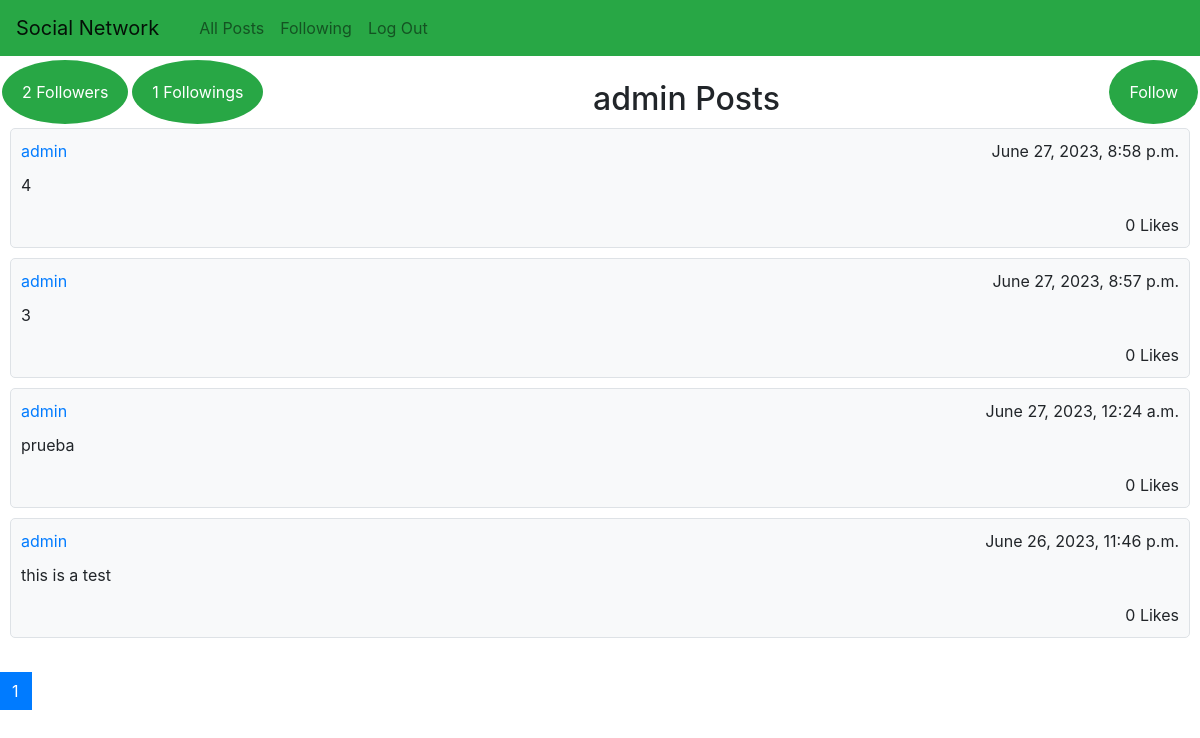
Page /profile/admin on the earlier database version.
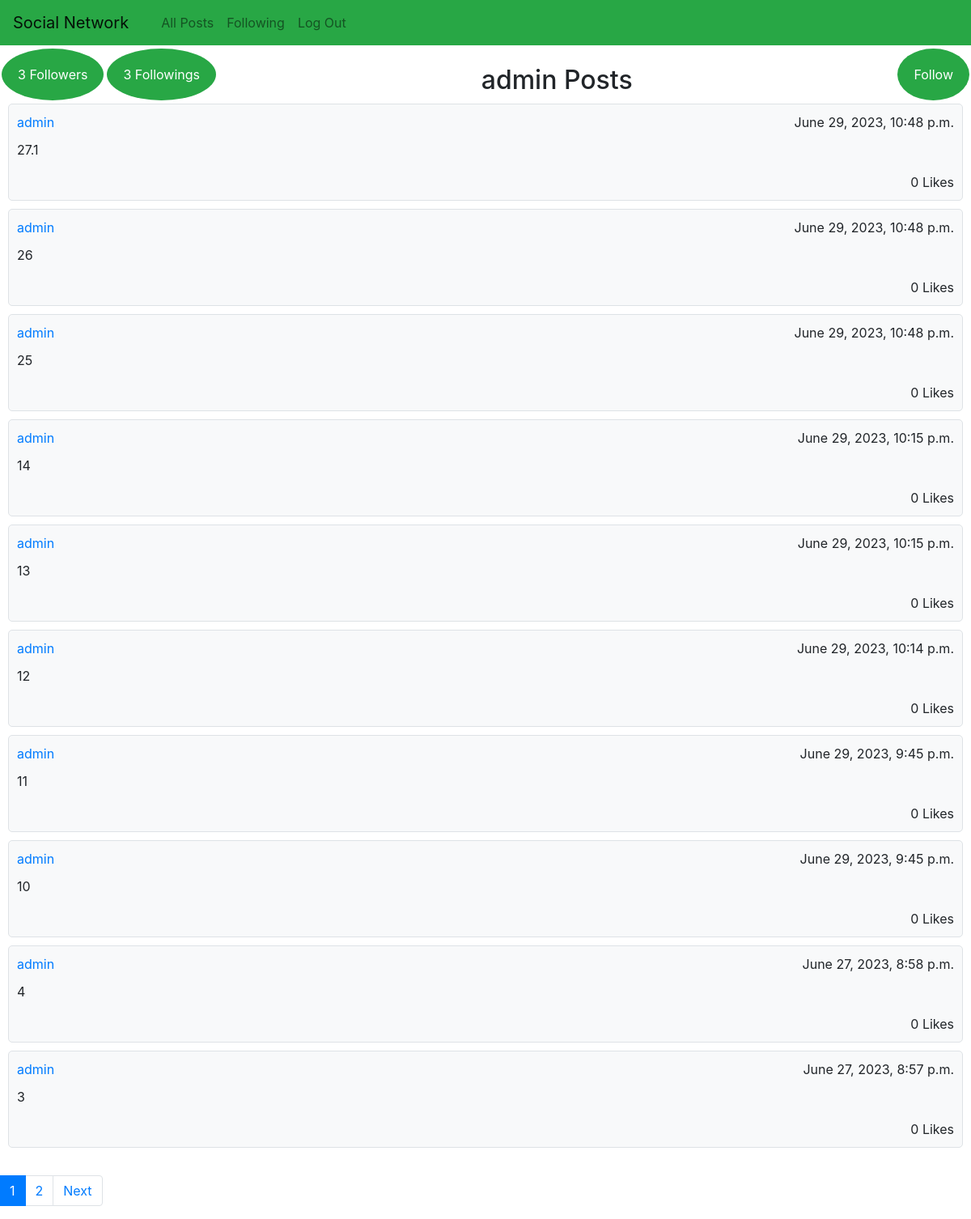
Same page on the later database version.
### network/models.py (models this page shows, shortened)
class User(AbstractUser):
    pass
    followers = models.ManyToManyField("User", related_name="My_followers", blank=True)
    following = models.ManyToManyField("User", related_name="Im_following", blank=True)

class Post(models.Model):
    user = models.ForeignKey(User, on_delete=models.CASCADE, related_name="posts")
    content = models.TextField(blank=True)
    timestamp = models.DateTimeField(auto_now_add=True)
    likes = models.ManyToManyField(User, related_name="liked_posts", blank=True)

### network/views.py (the view)
# urls.py: path("profile/<str:username>", views.profile, name="profile"),
def profile(request, username):
            user = User.objects.get(username=username)
            posts = user.posts.all().order_by("-timestamp")
            paginator = Paginator(posts, 10) # Show 10 contacts per page.
            page_number = request.GET.get('page')
            page_obj = paginator.get_page(page_number)
            followers = user.followers.all().values_list('username', flat=True)
            list_of_followers = list(followers)
            return render(request, "network/profile.html", {
                "posts": page_obj,
                "user": user,
                "logged_in_user": request.user.username,
                "followers": list_of_followers
            })

### network/templates/network/profile.html (shortened to what this page needs)
{% extends "network/layout.html" %}
{% block body %}
    <a href="{% url 'followers' user.username %}" class="button float-left nav-link"> {{ user.followers.count }} Followers </a>
    <a href="{% url 'followings' user.username %}" class="button float-left nav-link"> {{ user.following.count }} Followings </a>
    {% if logged_in_user != user.username %}
        {% if logged_in_user in followers %}
            <a href="{% url 'follow' user.username %}" class="button float-right nav-link">Unfollow</a>
        {% else %}
            <a href="{% url 'follow' user.username %}" class="button float-right nav-link">Follow</a>
        {% endif %}
    {% else %}
        <a href="{% url 'new_post' %}" class="button float-right nav-link">New Post </a>
    {% endif %}
    <br>
    <h2>{{ user.username }} Posts</h2>
    {% for post in posts %}
    <div class="post" onclick="location.href = '{% url 'post' post.id%}';">
        <div class="post-header">
            <a href="{% url 'profile' post.user.username %}">{{ post.user.username }}</a>
            <span class="float-right">{{ post.timestamp }}</span>
        </div>
        <div class="post-body">
            <p>{{ post.content }}</p>
        </div>
        <div class="post-footer">
            <span>{{ post.likes.count }} Likes</span>
        </div>
    </div>
{% endfor %}
<br>
<nav aria-label="...">
    <ul class="pagination">
        {% for num in posts.paginator.page_range %}
            {% if posts.number == num %}
                <li class="page-item active" aria-current="page">
                    <span class="page-link">
                        {{ num }}
                    </span>
                </li>
            {% else %}
                <li class="page-item"><a class="page-link" href="?page={{ num }}">{{ num }}</a></li>
            {% endif %}
        {% endfor %}
        <li class="page-item">
        {% if posts.has_next %}
            <a class="page-link" href="?page={{ posts.next_page_number }}">Next</a>
        {% endif %}
        </li>
    </ul>
</nav>
{% endblock %}

### network/templates/network/layout.html (shortened to what this page needs)
{% load static %}
<!DOCTYPE html>
<html lang="en">
    <head>
        <link rel="stylesheet" href="https://stackpath.bootstrapcdn.com/bootstrap/4.4.1/css/bootstrap.min.css">
        <link href="{% static 'network/styles.css' %}" rel="stylesheet">
    </head>
    <body>
        <nav class="navbar navbar-expand-lg navbar-light bg-success">
            <a class="navbar-brand" href="{% url 'index' %}">Social Network</a>
            <div>
              <ul class="navbar-nav mr-auto">
                {% if user.is_authenticated %}
                    <li class="nav-item">
                        <a class="nav-link" href="{% url 'profile' logged_in_user %}"><strong>{{ logged_in_user }}</strong></a>
                    </li>
                {% endif %}
                <li class="nav-item">
                  <a class="nav-link" href="{% url 'index' %}">All Posts</a>
                </li>
                {% if user.is_authenticated %}
                    <li class="nav-item">
                        <a class="nav-link" href="{% url 'following' %}">Following</a>
                    </li>
                    <li class="nav-item">
                        <a class="nav-link" href="{% url 'logout' %}">Log Out</a>
                    </li>
                {% endif %}
              </ul>
            </div>
          </nav>
        <div class="body">
            {% block body %}
            {% endblock %}
        </div>
    </body>
</html>

### network/static/network/styles.css (style rules this page uses)
.button { background-color: #28a745; border: none; color: white; padding: 20px; text-align: center; text-decoration: none; display: inline-block; font-size: 16px; margin: 4px 2px; cursor: pointer; border-radius: 50%; }
h2 { margin: auto; text-align: center; }
.post { background-color: #f8f9fa; border: 1px solid #dee2e6; border-radius: 5px; padding: 10px; margin: 10px; }
.post-header { display: flex; justify-content: space-between; align-items: center; }
.post-body { margin: 10px 0; }
.post-footer { text-align: right; }

Differences in the rows shown:
no longer on this page (row unchanged): Post: user.username "admin", timestamp "June 27, 2023, 12:24 a.m.", content "prueba", likes.count "0"
no longer on this page (row unchanged): Post: user.username "admin", timestamp "June 26, 2023, 11:46 p.m.", content "this is a test", likes.count "0"
changed User "admin": followers.count "2" → "3"; following.count "1" → "3"
added Post: user.username "admin", timestamp "June 29, 2023, 10:48 p.m.", content "27.1", likes.count "0"
added Post: user.username "admin", timestamp "June 29, 2023, 10:48 p.m.", content "26", likes.count "0"
added Post: user.username "admin", timestamp "June 29, 2023, 10:48 p.m.", content "25", likes.count "0"
added Post: user.username "admin", timestamp "June 29, 2023, 10:15 p.m.", content "14", likes.count "0"
added Post: user.username "admin", timestamp "June 29, 2023, 10:15 p.m.", content "13", likes.count "0"
added Post: user.username "admin", timestamp "June 29, 2023, 10:14 p.m.", content "12", likes.count "0"
added Post: user.username "admin", timestamp "June 29, 2023, 9:45 p.m.", content "11", likes.count "0"
added Post: user.username "admin", timestamp "June 29, 2023, 9:45 p.m.", content "10", likes.count "0"
Other differences:
new list line: "2"
text now shown: "Next"
